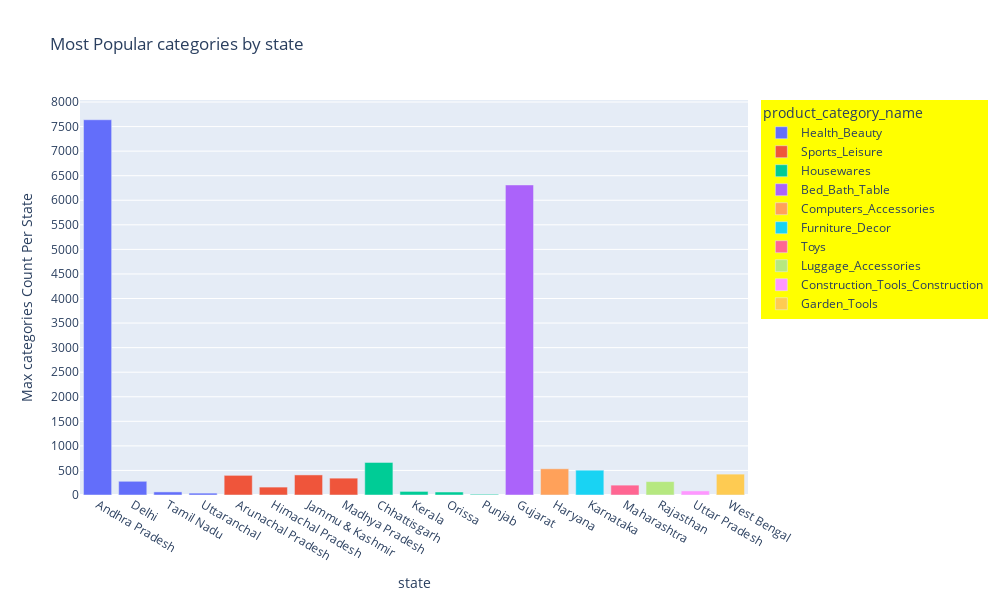

Notebook code for this chart:
### Markdown cell above
###  1  g. Popular categories by state, month

### Code cell
fig = px.bar(sort_populer_prod_by_state_count, x="seller_state", y="order_id", color="product_category_name", title="Most Popular categories by state",width=1000,height=600)
fig.update_layout(xaxis_title="state", yaxis_title="Max categories Count Per State")
fig.update_yaxes(tick0=0, dtick=500)
fig.update_layout(legend = dict(bgcolor = 'yellow'))
fig.show()

### Figure 1 — Plotly figure (JSON) as saved in the notebook; plotly's stock layout.template omitted (floating-point values rounded to 4 significant figures)
{"data": [{"alignmentgroup": "True", "hovertemplate": "product_category_name=Health_Beauty<br>seller_state=%{x}<br>order_id=%{y}<extra></extra>", "legendgroup": "Health_Beauty", "marker": {"color": "#636efa", "pattern": {"shape": ""}}, "name": "Health_Beauty", "offsetgroup": "Health_Beauty", "orientation": "v", "showlegend": true, "textposition": "auto", "type": "bar", "x": ["Andhra Pradesh", "Delhi", "Tamil Nadu", "Uttaranchal"], "xaxis": "x", "y": [7639, 279, 63, 38], "yaxis": "y"}, {"alignmentgroup": "True", "hovertemplate": "product_category_name=Sports_Leisure<br>seller_state=%{x}<br>order_id=%{y}<extra></extra>", "legendgroup": "Sports_Leisure", "marker": {"color": "#EF553B", "pattern": {"shape": ""}}, "name": "Sports_Leisure", "offsetgroup": "Sports_Leisure", "orientation": "v", "showlegend": true, "textposition": "auto", "type": "bar", "x": ["Arunachal Pradesh", "Himachal Pradesh", "Jammu & Kashmir", "Madhya Pradesh"], "xaxis": "x", "y": [400, 161, 409, 343], "yaxis": "y"}, {"alignmentgroup": "True", "hovertemplate": "product_category_name=Housewares<br>seller_state=%{x}<br>order_id=%{y}<extra></extra>", "legendgroup": "Housewares", "marker": {"color": "#00cc96", "pattern": {"shape": ""}}, "name": "Housewares", "offsetgroup": "Housewares", "orientation": "v", "showlegend": true, "textposition": "auto", "type": "bar", "x": ["Chhattisgarh", "Kerala", "Orissa", "Punjab"], "xaxis": "x", "y": [664, 73, 61, 15], "yaxis": "y"}, {"alignmentgroup": "True", "hovertemplate": "product_category_name=Bed_Bath_Table<br>seller_state=%{x}<br>order_id=%{y}<extra></extra>", "legendgroup": "Bed_Bath_Table", "marker": {"color": "#ab63fa", "pattern": {"shape": ""}}, "name": "Bed_Bath_Table", "offsetgroup": "Bed_Bath_Table", "orientation": "v", "showlegend": true, "textposition": "auto", "type": "bar", "x": ["Gujarat"], "xaxis": "x", "y": [6312], "yaxis": "y"}, {"alignmentgroup": "True", "hovertemplate": "product_category_name=Computers_Accessories<br>seller_state=%{x}<br>order_id=%{y}<extra></extra>", "legendgroup": "Computers_Accessories", "marker": {"color": "#FFA15A", "pattern": {"shape": ""}}, "name": "Computers_Accessories", "offsetgroup": "Computers_Accessories", "orientation": "v", "showlegend": true, "textposition": "auto", "type": "bar", "x": ["Haryana"], "xaxis": "x", "y": [534], "yaxis": "y"}, {"alignmentgroup": "True", "hovertemplate": "product_category_name=Furniture_Decor<br>seller_state=%{x}<br>order_id=%{y}<extra></extra>", "legendgroup": "Furniture_Decor", "marker": {"color": "#19d3f3", "pattern": {"shape": ""}}, "name": "Furniture_Decor", "offsetgroup": "Furniture_Decor", "orientation": "v", "showlegend": true, "textposition": "auto", "type": "bar", "x": ["Karnataka"], "xaxis": "x", "y": [505], "yaxis": "y"}, {"alignmentgroup": "True", "hovertemplate": "product_category_name=Toys<br>seller_state=%{x}<br>order_id=%{y}<extra></extra>", "legendgroup": "Toys", "marker": {"color": "#FF6692", "pattern": {"shape": ""}}, "name": "Toys", "offsetgroup": "Toys", "orientation": "v", "showlegend": true, "textposition": "auto", "type": "bar", "x": ["Maharashtra"], "xaxis": "x", "y": [201], "yaxis": "y"}, {"alignmentgroup": "True", "hovertemplate": "product_category_name=Luggage_Accessories<br>seller_state=%{x}<br>order_id=%{y}<extra></extra>", "legendgroup": "Luggage_Accessories", "marker": {"color": "#B6E880", "pattern": {"shape": ""}}, "name": "Luggage_Accessories", "offsetgroup": "Luggage_Accessories", "orientation": "v", "showlegend": true, "textposition": "auto", "type": "bar", "x": ["Rajasthan"], "xaxis": "x", "y": [273], "yaxis": "y"}, {"alignmentgroup": "True", "hovertemplate": "product_category_name=Construction_Tools_Construction<br>seller_state=%{x}<br>order_id=%{y}<extra></extra>", "legendgroup": "Construction_Tools_Construction", "marker": {"color": "#FF97FF", "pattern": {"shape": ""}}, "name": "Construction_Tools_Construction", "offsetgroup": "Construction_Tools_Construction", "orientation": "v", "showlegend": true, "textposition": "auto", "type": "bar", "x": ["Uttar Pradesh"], "xaxis": "x", "y": [83], "yaxis": "y"}, {"alignmentgroup": "True", "hovertemplate": "product_category_name=Garden_Tools<br>seller_state=%{x}<br>order_id=%{y}<extra></extra>", "legendgroup": "Garden_Tools", "marker": {"color": "#FECB52", "pattern": {"shape": ""}}, "name": "Garden_Tools", "offsetgroup": "Garden_Tools", "orientation": "v", "showlegend": true, "textposition": "auto", "type": "bar", "x": ["West Bengal"], "xaxis": "x", "y": [425], "yaxis": "y"}], "layout": {"barmode": "relative", "height": 600, "legend": {"bgcolor": "yellow", "title": {"text": "product_category_name"}, "tracegroupgap": 0}, "title": {"text": "Most Popular categories by state"}, "width": 1000, "xaxis": {"anchor": "y", "domain": [0, 1], "title": {"text": "state"}}, "yaxis": {"anchor": "x", "domain": [0, 1], "dtick": 500, "tick0": 0, "title": {"text": "Max categories Count Per State"}}}}
